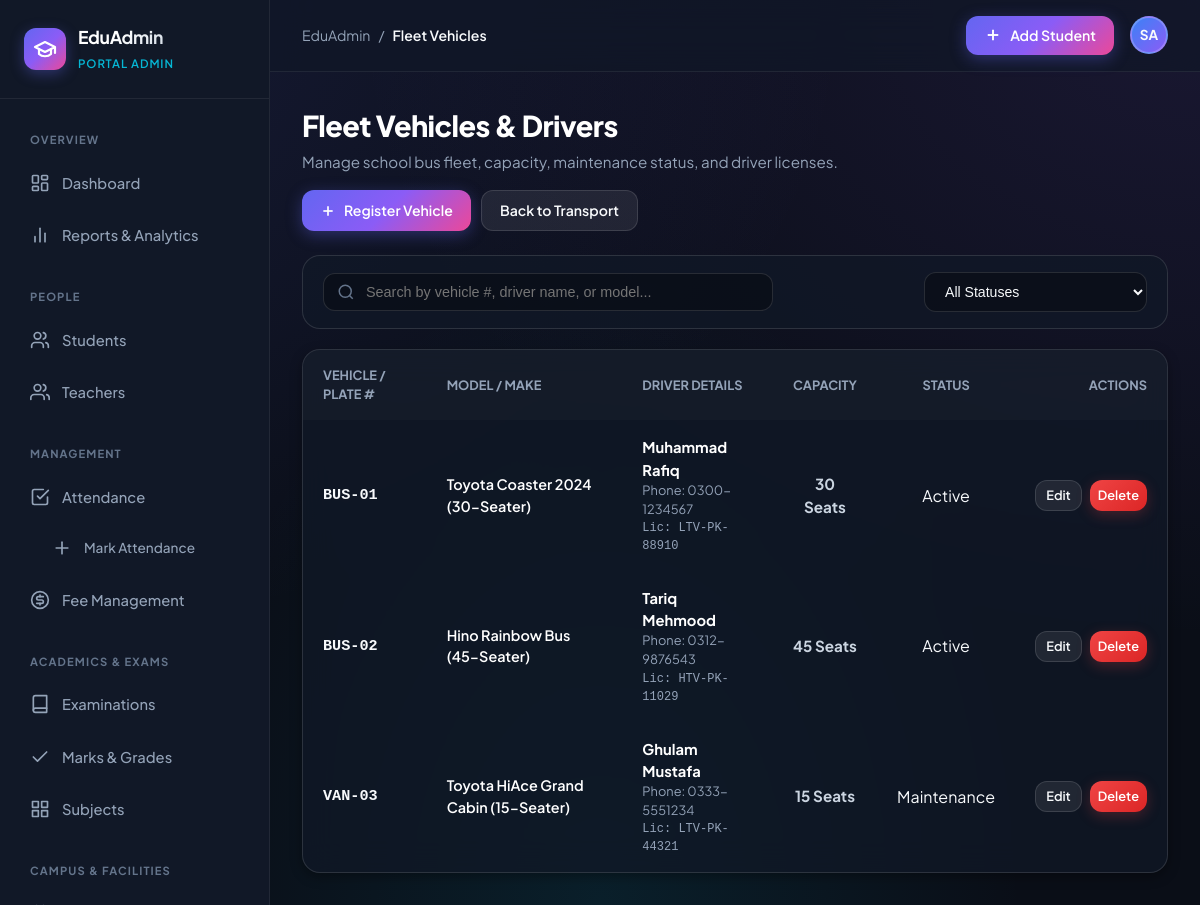
The page /transport/vehicles/ on the database its author committed.
### transport/models.py (models this page shows, shortened)
class Vehicle(models.Model):
    STATUS_CHOICES = [
        ('Active', 'Active in Service'),
        ('Maintenance', 'Under Maintenance'),
        ('Inactive', 'Decommissioned / Inactive'),
    ]
    vehicle_number = models.CharField(max_length=30, unique=True, verbose_name="Vehicle / Plate #")
    vehicle_model = models.CharField(max_length=100, verbose_name="Vehicle Model / Make")
    driver_name = models.CharField(max_length=120, verbose_name="Driver Full Name")
    driver_phone = models.CharField(max_length=25, verbose_name="Driver Contact Phone")
    driver_license = models.CharField(max_length=50, blank=True, verbose_name="Driver License #")
    seating_capacity = models.PositiveIntegerField(default=30, verbose_name="Seating Capacity")
    status = models.CharField(max_length=20, choices=STATUS_CHOICES, default='Active', verbose_name="Fleet Status")
    created_at = models.DateTimeField(auto_now_add=True)
    updated_at = models.DateTimeField(auto_now=True)
    class Meta:
        ordering = ['vehicle_number']
        verbose_name = "Fleet Vehicle"
        verbose_name_plural = "Fleet Vehicles"

### transport/views.py (the view)
# urls.py: path('vehicles/', views.vehicle_list, name='vehicle_list'),
def vehicle_list(request):
    query = request.GET.get('q', '').strip()
    status_filter = request.GET.get('status', '').strip()
    vehicles = Vehicle.objects.all()
    if query:
        vehicles = vehicles.filter(Q(vehicle_number__icontains=query) | Q(driver_name__icontains=query) | Q(vehicle_model__icontains=query))
    if status_filter:
        vehicles = vehicles.filter(status=status_filter)
    context = {
        'page_title': 'Fleet Vehicles',
        'active_tab': 'transport_vehicles',
        'vehicles': vehicles,
        'query': query,
        'status_filter': status_filter,
        'statuses': Vehicle.STATUS_CHOICES,
    }
    return render(request, 'transport/vehicle_list.html', context)

### templates/transport/vehicle_list.html (shortened to what this page needs)
{% extends 'students/base.html' %}
{% block content %}
<div style="display:flex; justify-content:space-between; align-items:flex-start; margin-bottom:24px; flex-wrap:wrap; gap:16px;">
  <div>
    <h1 style="font-size:1.8rem; font-weight:800; color:#fff; letter-spacing:-0.02em;">Fleet Vehicles &amp; Drivers</h1>
    <p style="color:var(--text-muted); font-size:0.95rem; margin-top:4px;">Manage school bus fleet, capacity, maintenance status, and driver licenses.</p>
  </div>
  <div style="display:flex; gap:10px; flex-wrap:wrap;">
    <a href="{% url 'transport:vehicle_add' %}" class="btn-primary" id="add-vehicle-btn">
      <svg width="16" height="16" viewBox="0 0 24 24" fill="none" stroke="currentColor" stroke-width="2.5"><line x1="12" x2="12" y1="5" y2="19"/><line x1="5" x2="19" y1="12" y2="12"/></svg>
      Register Vehicle
    </a>
    <a href="{% url 'transport:transport_dashboard' %}" class="btn-secondary">
      Back to Transport
    </a>
  </div>
</div>
<form method="GET" class="filter-bar" style="margin-bottom:20px;">
  <div class="search-input-wrap">
    <svg viewBox="0 0 24 24" fill="none" stroke="currentColor" stroke-width="2"><circle cx="11" cy="11" r="8"/><line x1="21" y1="21" x2="16.65" y2="16.65"/></svg>
    <input type="text" name="q" value="{{ query }}" class="search-input" placeholder="Search by vehicle #, driver name, or model..." autocomplete="off">
  </div>
  <div style="display:flex; gap:10px; flex-wrap:wrap; align-items:center;">
    <select name="status" class="filter-select" onchange="this.form.submit()">
      <option value="">All Statuses</option>
    </select>
  </div>
</form>
<div class="glass-card" style="padding:0; overflow:hidden;">
  <div style="overflow-x:auto;">
    <table class="data-table" style="width:100%; border-collapse:collapse;">
      <thead>
        <tr style="border-bottom:1px solid var(--border-color); background:rgba(255,255,255,0.02);">
          <th style="padding:16px 20px; text-align:left; font-size:0.8rem; text-transform:uppercase; color:var(--text-muted);">Vehicle / Plate #</th>
          <th style="padding:16px 20px; text-align:left; font-size:0.8rem; text-transform:uppercase; color:var(--text-muted);">Model / Make</th>
          <th style="padding:16px 20px; text-align:left; font-size:0.8rem; text-transform:uppercase; color:var(--text-muted);">Driver Details</th>
          <th style="padding:16px 20px; text-align:center; font-size:0.8rem; text-transform:uppercase; color:var(--text-muted);">Capacity</th>
          <th style="padding:16px 20px; text-align:center; font-size:0.8rem; text-transform:uppercase; color:var(--text-muted);">Status</th>
          <th style="padding:16px 20px; text-align:right; font-size:0.8rem; text-transform:uppercase; color:var(--text-muted);">Actions</th>
        </tr>
      </thead>
      <tbody>
        {% for v in vehicles %}
        <tr style="border-bottom:1px solid var(--border-color); transition:background 0.15s ease;" onmouseover="this.style.background='rgba(255,255,255,0.03)'" onmouseout="this.style.background='transparent'">
          <td style="padding:16px 20px;">
            <div style="font-weight:800; color:var(--cyan); font-size:0.95rem; font-family:monospace;">{{ v.vehicle_number }}</div>
          </td>
          <td style="padding:16px 20px; color:#fff; font-size:0.9rem; font-weight:600;">
            {{ v.vehicle_model }}
          </td>
          <td style="padding:16px 20px;">
            <div style="font-weight:700; color:#fff; font-size:0.92rem;">{{ v.driver_name }}</div>
            <div style="font-size:0.8rem; color:var(--text-muted);">Phone: {{ v.driver_phone }}</div>
            {% if v.driver_license %}<div style="font-size:0.75rem; color:var(--text-muted); font-family:monospace;">Lic: {{ v.driver_license }}</div>{% endif %}
          </td>
          <td style="padding:16px 20px; text-align:center; font-weight:700; color:#cbd5e1; font-size:0.95rem;">
            {{ v.seating_capacity }} Seats
          </td>
          <td style="padding:16px 20px; text-align:center;">
            {% if v.status == 'Active' %}
              <span class="status-badge badge-active">Active</span>
            {% elif v.status == 'Maintenance' %}
              <span class="status-badge badge-partial">Maintenance</span>
            {% else %}
              <span class="status-badge badge-unpaid">Inactive</span>
            {% endif %}
          </td>
          <td style="padding:16px 20px; text-align:right;">
            <div style="display:inline-flex; gap:8px;">
              <a href="{% url 'transport:vehicle_edit' v.pk %}" class="btn-secondary" style="padding:5px 10px; font-size:0.8rem;">Edit</a>
              <a href="{% url 'transport:vehicle_delete' v.pk %}" class="btn-danger" style="padding:5px 8px; font-size:0.8rem;">Delete</a>
            </div>
          </td>
        </tr>
        {% empty %}
        <tr>
          <td colspan="6" style="padding:48px 20px; text-align:center; color:var(--text-muted);">
            No vehicles registered. Add a school bus or transport van.
          </td>
        </tr>
        {% endfor %}
      </tbody>
    </table>
  </div>
</div>
{% endblock %}

### static/css/style.css (style rules this page uses)
:root { --bg-base: #0a0e17; --bg-surface: #111827; --bg-card: rgba(17, 24, 39, 0.75); --bg-card-hover: rgba(30, 41, 59, 0.85); --bg-glass: rgba(255, 255, 255, 0.04); --bg-glass-heavy: rgba(255, 255, 255, 0.08); --border-subtle: rgba(255, 255, 255, 0.07); --border-card: rgba(255, 255, 255, 0.12); --border-focus: #6366f1; --primary: #6366f1; --primary-hover: #4f46e5; --primary-gradient: linear-gradient(135deg, #6366f1 0%, #8b5cf6 50%, #ec4899 100%); --primary-glow: rgba(99, 102, 241, 0.35); --secondary: #06b6d4; --accent-purple: #8b5cf6; --success: #10b981; --success-glow: rgba(16, 185, 129, 0.25); --warning: #f59e0b; --warning-glow: rgba(245, 158, 11, 0.25); --danger: #ef4444; --danger-hover: #dc2626; --danger-glow: rgba(239, 68, 68, 0.25); --text-main: #f8fafc; --text-muted: #94a3b8; --text-dim: #64748b; --text-inverse: #0a0e17; --shadow-sm: 0 2px 4px rgba(0, 0, 0, 0.25); --shadow-md: 0 4px 12px rgba(0, 0, 0, 0.35); --shadow-lg: 0 12px 32px rgba(0, 0, 0, 0.45); --shadow-glow: 0 0 25px var(--primary-glow); --sidebar-width: 270px; --topbar-height: 72px; --radius-sm: 8px; --radius-md: 12px; --radius-lg: 18px; --radius-full: 9999px; --transition-fast: 0.18s ease; --transition-smooth: 0.3s cubic-bezier(0.4, 0, 0.2, 1); }
*, *::before, *::after { box-sizing: border-box; margin: 0; padding: 0; }
body { font-family: 'Plus Jakarta Sans', -apple-system, BlinkMacSystemFont, 'Segoe UI', Roboto, sans-serif; background-color: var(--bg-base); background-image: radial-gradient(at 0% 0%, rgba(99, 102, 241, 0.15) 0px, transparent 50%), radial-gradient(at 100% 0%, rgba(139, 92, 246, 0.12) 0px, transparent 50%), radial-gradient(at 50% 100%, rgba(6, 182, 212, 0.1) 0px, transparent 50%); background-attachment: fixed; color: var(--text-main); line-height: 1.5; min-height: 100vh; -webkit-font-smoothing: antialiased; }
a { color: inherit; text-decoration: none; }
.btn-primary { display: inline-flex; align-items: center; gap: 8px; padding: 9px 18px; border-radius: var(--radius-md); background: var(--primary-gradient); color: #fff; font-size: 0.88rem; font-weight: 600; border: none; cursor: pointer; box-shadow: 0 4px 16px var(--primary-glow); transition: all var(--transition-fast); }
.btn-secondary { display: inline-flex; align-items: center; gap: 8px; padding: 9px 18px; border-radius: var(--radius-md); background: var(--bg-glass-heavy); border: 1px solid var(--border-card); color: var(--text-main); font-size: 0.88rem; font-weight: 600; cursor: pointer; transition: all var(--transition-fast); }
.btn-danger { display: inline-flex; align-items: center; gap: 8px; padding: 9px 18px; border-radius: var(--radius-md); background: linear-gradient(135deg, #ef4444 0%, #dc2626 100%); color: #fff; font-size: 0.88rem; font-weight: 600; border: none; cursor: pointer; box-shadow: 0 4px 14px var(--danger-glow); transition: all var(--transition-fast); }
.glass-card { background: var(--bg-card); backdrop-filter: blur(16px); border: 1px solid var(--border-card); border-radius: var(--radius-lg); padding: 24px; box-shadow: var(--shadow-md); transition: transform var(--transition-fast), border-color var(--transition-fast), box-shadow var(--transition-fast); }
.filter-bar { display: flex; flex-wrap: wrap; align-items: center; justify-content: space-between; gap: 16px; margin-bottom: 24px; background: var(--bg-card); padding: 16px 20px; border-radius: var(--radius-lg); border: 1px solid var(--border-card); }
.search-input-wrap { position: relative; flex: 1; min-width: 260px; max-width: 450px; }
.search-input-wrap svg { position: absolute; left: 14px; top: 50%; transform: translateY(-50%); width: 18px; height: 18px; color: var(--text-dim); }
.search-input { width: 100%; padding: 10px 16px 10px 42px; border-radius: var(--radius-md); background: rgba(0, 0, 0, 0.3); border: 1px solid var(--border-card); color: #fff; font-size: 0.9rem; outline: none; transition: all var(--transition-fast); }
.filter-select { padding: 10px 16px; border-radius: var(--radius-md); background: rgba(0, 0, 0, 0.3); border: 1px solid var(--border-card); color: var(--text-main); font-size: 0.88rem; outline: none; cursor: pointer; transition: all var(--transition-fast); }
.filter-select option { background: var(--bg-surface); color: var(--text-main); }

### rows shown on the page
Vehicle: vehicle_number "BUS-01", vehicle_model "Toyota Coaster 2024 (30-Seater)", driver_name "Muhammad Rafiq", driver_phone "0300-1234567", driver_license "LTV-PK-88910", seating_capacity "30", status "Active"
Vehicle: vehicle_number "BUS-02", vehicle_model "Hino Rainbow Bus (45-Seater)", driver_name "Tariq Mehmood", driver_phone "0312-9876543", driver_license "HTV-PK-11029", seating_capacity "45", status "Active"
Vehicle: vehicle_number "VAN-03", vehicle_model "Toyota HiAce Grand Cabin (15-Seater)", driver_name "Ghulam Mustafa", driver_phone "0333-5551234", driver_license "LTV-PK-44321", seating_capacity "15", status "Maintenance"

### other values the page prints
{{ page_title|default:"Overview" }} "Fleet Vehicles"
